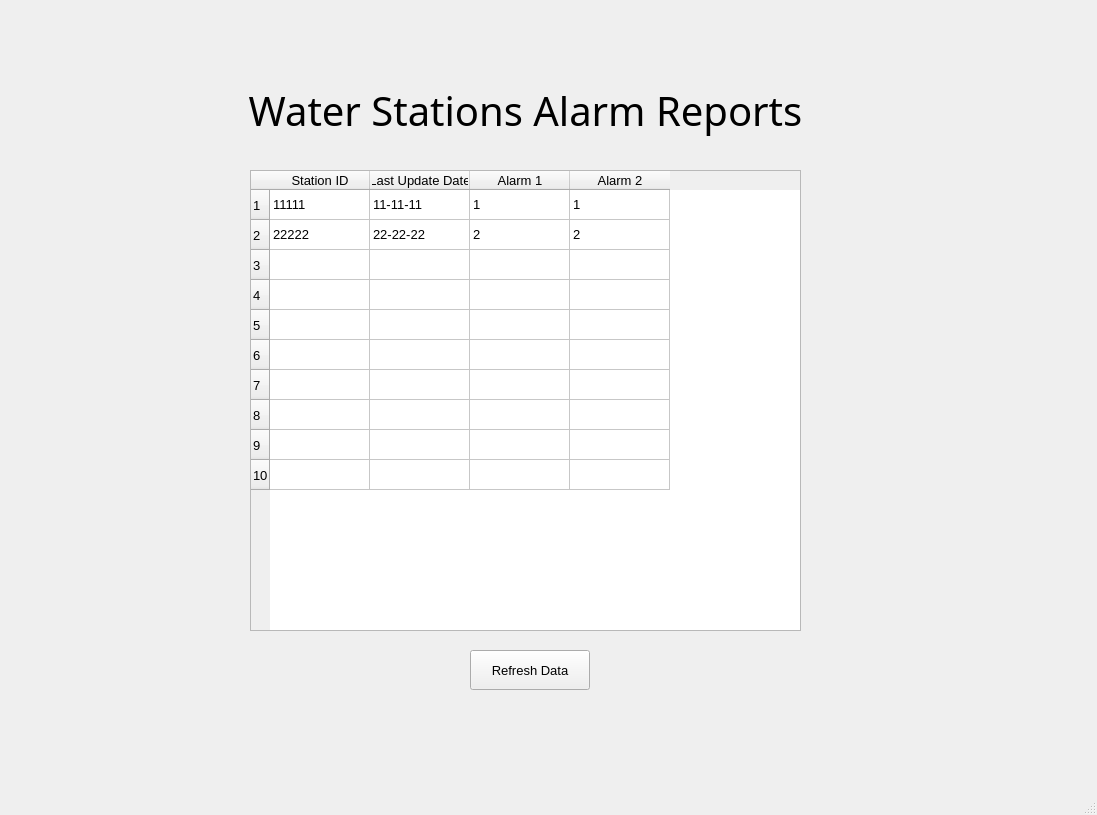
<?xml version="1.0" encoding="UTF-8"?>
<ui version="4.0">
 <class>MainWindow</class>
 <widget class="QMainWindow" name="MainWindow">
  <property name="geometry">
   <rect>
    <x>0</x>
    <y>0</y>
    <width>1097</width>
    <height>815</height>
   </rect>
  </property>
  <property name="font">
   <font>
    <pointsize>10</pointsize>
   </font>
  </property>
  <property name="cursor">
   <cursorShape>ArrowCursor</cursorShape>
  </property>
  <property name="windowTitle">
   <string>MainWindow</string>
  </property>
  <property name="toolTip">
   <string>Fetching data from the DB and inserting to the table</string>
  </property>
  <widget class="QWidget" name="centralwidget">
   <widget class="QLabel" name="water_stations_lable">
    <property name="geometry">
     <rect>
      <x>200</x>
      <y>60</y>
      <width>651</width>
      <height>101</height>
     </rect>
    </property>
    <property name="font">
     <font>
      <family>MS Gothic</family>
      <pointsize>30</pointsize>
     </font>
    </property>
    <property name="toolTip">
     <string>Water Station Alarm Reports</string>
    </property>
    <property name="statusTip">
     <string>Water Station Alarm Reports</string>
    </property>
    <property name="frameShape">
     <enum>QFrame::NoFrame</enum>
    </property>
    <property name="text">
     <string>Water Stations Alarm Reports</string>
    </property>
    <property name="alignment">
     <set>Qt::AlignCenter</set>
    </property>
   </widget>
   <widget class="QTableWidget" name="tableWidget">
    <property name="geometry">
     <rect>
      <x>250</x>
      <y>170</y>
      <width>551</width>
      <height>461</height>
     </rect>
    </property>
    <property name="sizePolicy">
     <sizepolicy hsizetype="Expanding" vsizetype="Expanding">
      <horstretch>0</horstretch>
      <verstretch>0</verstretch>
     </sizepolicy>
    </property>
    <property name="rowCount">
     <number>10</number>
    </property>
    <row/>
    <row/>
    <row/>
    <row/>
    <row/>
    <row/>
    <row/>
    <row/>
    <row/>
    <row/>
    <column>
     <property name="text">
      <string>Station ID</string>
     </property>
     <property name="background">
      <color>
       <red>159</red>
       <green>185</green>
       <blue>181</blue>
      </color>
     </property>
    </column>
    <column>
     <property name="text">
      <string>Last Update Date</string>
     </property>
    </column>
    <column>
     <property name="text">
      <string>Alarm 1</string>
     </property>
    </column>
    <column>
     <property name="text">
      <string>Alarm 2</string>
     </property>
    </column>
    <item row="0" column="0">
     <property name="text">
      <string>11111</string>
     </property>
    </item>
    <item row="0" column="1">
     <property name="text">
      <string>11-11-11</string>
     </property>
    </item>
    <item row="0" column="2">
     <property name="text">
      <string>1</string>
     </property>
    </item>
    <item row="0" column="3">
     <property name="text">
      <string>1</string>
     </property>
    </item>
    <item row="1" column="0">
     <property name="text">
      <string>22222</string>
     </property>
    </item>
    <item row="1" column="1">
     <property name="text">
      <string>22-22-22</string>
     </property>
    </item>
    <item row="1" column="2">
     <property name="text">
      <string>2</string>
     </property>
    </item>
    <item row="1" column="3">
     <property name="text">
      <string>2</string>
     </property>
    </item>
   </widget>
   <widget class="QPushButton" name="pushButton">
    <property name="geometry">
     <rect>
      <x>470</x>
      <y>650</y>
      <width>120</width>
      <height>40</height>
     </rect>
    </property>
    <property name="cursor">
     <cursorShape>PointingHandCursor</cursorShape>
    </property>
    <property name="toolTip">
     <string>Fetching data from the DB and inserting to the table</string>
    </property>
    <property name="statusTip">
     <string>Fetching data from the DB and inserting to the table</string>
    </property>
    <property name="text">
     <string>Refresh Data</string>
    </property>
   </widget>
  </widget>
  <widget class="QMenuBar" name="menubar">
   <property name="geometry">
    <rect>
     <x>0</x>
     <y>0</y>
     <width>1097</width>
     <height>29</height>
    </rect>
   </property>
  </widget>
  <widget class="QStatusBar" name="statusbar"/>
 </widget>
 <resources/>
 <connections/>
</ui>
